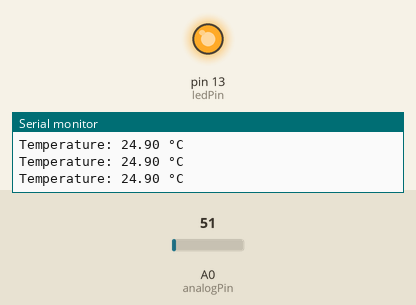
Simulated run of this sketch. Board: Arduino Uno, built with avr-gcc and run on an emulated ATmega328P. Parts: output pins drawn as LEDs (lit = HIGH), the last lines printed to the serial monitor. Inputs (shaded band) come from the test bench; at power-on: A0 (analogPin) = 51.

Above: at 1.2 s.
1.3 s: A0 (analogPin) set to 22
4.3 s: A0 (analogPin) set to 19
7.3 s: A0 (analogPin) set to 56
10.3 s: A0 (analogPin) set to 68
At 12.8 s:
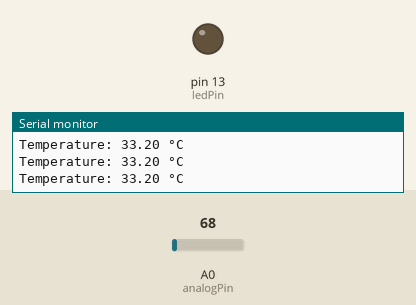
13.3 s: A0 (analogPin) set to 61
At 14.2 s:
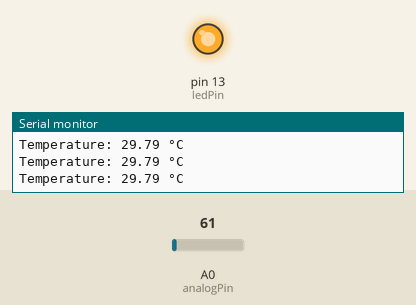
Timing chart, 0 to 15.8 s (numbered marks = the images above; inputs shaded):
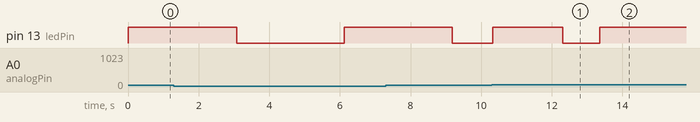

The sketch:

LM35_ArduinoInterface_1.ino
```cpp
// LM35 Temperature Sensor interface with Arduino Uno
// Onboard LED control based on temperature readings

const int analogPin = A0;  // Analog pin for LM35 temperature sensor
const int ledPin = 13;     // Onboard LED pin

float temperatureC = 0.0;
int counter = 0;

void setup() {
  pinMode(ledPin, OUTPUT);
  Serial.begin(9600);
}

void loop() {
  // Read temperature from LM35 sensor
  int sensorValue = analogRead(analogPin);
  temperatureC = (sensorValue * 5.0 / 1024.0) * 100.0;

  // Print temperature to Serial Monitor (optional)
  Serial.print("Temperature: ");
  Serial.print(temperatureC);
  Serial.println(" °C");

  // Check temperature and control onboard LED
  if (temperatureC < 30.0) {
    blinkLED(250, 4);  // Blink every 250 milliseconds, repeat 4 times
  } else {
    blinkLED(500, 2);  // Blink every 500 milliseconds, repeat 2 times
  }
}

// Function to blink the onboard LED
void blinkLED(int interval, int repeats) {
  static int counterValue = 0;

  if (counterValue < (interval / 2)) {
    digitalWrite(ledPin, HIGH);
  } else {
    digitalWrite(ledPin, LOW);
  }

  counterValue++;

  if (counterValue >= interval) {
    counterValue = 0;
    repeats--;

    if (repeats <= 0) {
      delay(1000);  // Pause for 1 second before the next cycle
    }
  }
}
```

Measured:
- the behaviour switches between 61 and 62 on A0 (analogPin) (found by bisection; images 0 and 1)
- after the input at 10.3 s, pin 13 (ledPin): LOW → HIGH after 0.03 s instead of 2.0 s
- after the input at 13.3 s, pin 13 (ledPin): LOW → HIGH after 0.06 s
